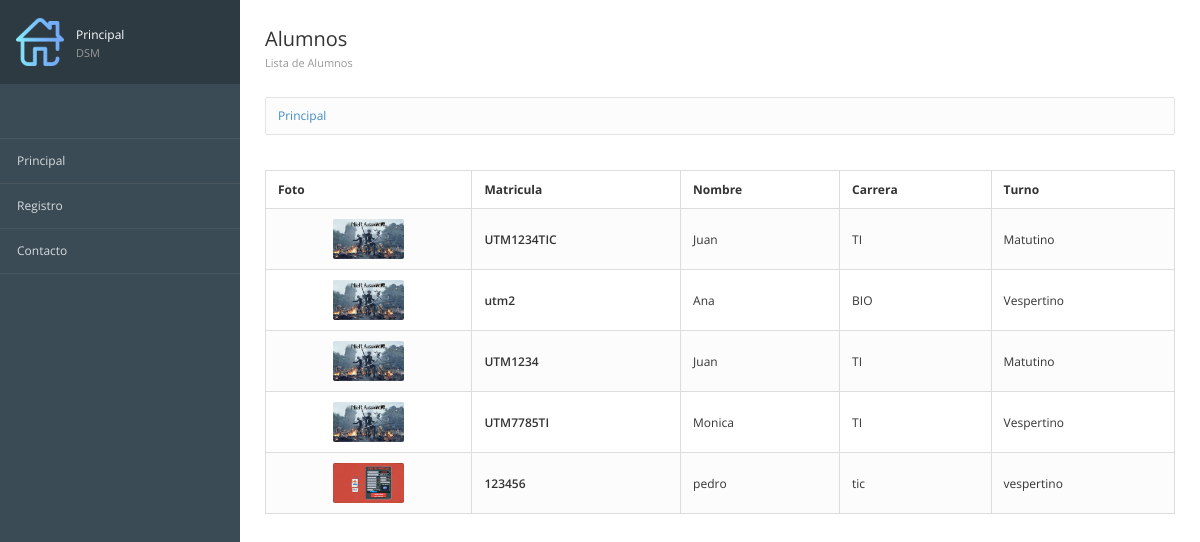
The page / on the database its author committed.
### registros/models.py (models this page shows, shortened)
class Alumnos(models.Model):
    matricula=models.CharField(max_length=12,verbose_name="Mat")
    nombre=models.TextField()
    carrera=models.TextField()
    turno=models.CharField(max_length=10)
    imagen=models.ImageField(null=True,upload_to="fotos",verbose_name="Fotografia")
    created=models.DateTimeField(auto_now_add=True)
    updated=models.DateTimeField(auto_now_add=True)
    class Meta:
        verbose_name='Alumno'
        verbose_name_plural='Alumnos'
        ordering = ["-created"]

### registros/views.py (the view)
# urls.py: path('',views_registros.registros, name="Principal"),
def registros(request):
    alumnos=Alumnos.objects.all()
    return render(request,"registros/principal.html",{'alumnos':alumnos})

### inicio/templates/registros/principal.html (shortened to what this page needs)
{% extends "inicio/encabezado.html" %}
{% block imagen %}
	{% load static %}
	{%static 'inicio/images/home.png'%}
{% endblock %}
{% block pag %}Principal {% endblock %}
			{% block encabezado %}
			<h3>Alumnos
				<small>Lista de Alumnos </small></h3>
			{% endblock %}
{% block contenido %}
<table class="table table-bordered table-striped">
    <thead>
        <tr>
            <th>Foto</th>
            <th>Matricula</th>
            <th>Nombre</th>
            <th>Carrera</th>
            <th>Turno</th>
        </tr>
    </thead>
	<tbody>
		{% for alumno in alumnos %}
		<tr>
			<td class="text-center">
				<img src="{{ alumno.imagen.url }}" alt="" class="img-media">
			</td>
			<td class="text-semibold">{{ alumno.matricula }}</td>
			<td class="muted">{{ alumno.nombre }}</td>
			<td class="muted">{{ alumno.carrera }}</td>
			<td class="muted">{{ alumno.turno }}</td>
		</tr>
		{% endfor %}
	</tbody>
</table>
{% endblock %}

### inicio/static/inicio/css/londinium-theme.css (style rules this page uses)
html { height: 100%; }
body { font-family: 'Open Sans', sans-serif; font-size: 12px; position: relative; min-height: 100%; }
h1, h2, h3, h4, h5, h6, .h1, .h2, .h3, .h4, .h5, .h6 { font-weight: 600; line-height: 1.42857143; margin-top: 0; }
h3, .h3 { font-size: 20px; }
.text-semibold { font-weight: 600; }
.img-media { height: 40px; border-radius: 2px; }
.page-header small { display: block; font-size: 11px; color: #999; margin: 8px 0 0 0; }
.page-title h3 { padding: 29px 0; margin: 0; font-weight: 400; line-height: 20px; }
.table { margin-bottom: 0; }
.table > thead > tr > th { border-bottom-width: 1px; outline: 0; }
.table > thead > tr > th, .table > tbody > tr > th, .table > tfoot > tr > th, .table > thead > tr > td, .table > tbody > tr > td, .table > tfoot > tr > td { vertical-align: middle; padding: 10px 12px; }
.table-striped > tbody > tr:nth-child(odd) > td, .table-striped > tbody > tr:nth-child(odd) > th, .table-hover > tbody > tr:hover > td, .table-hover > tbody > tr:hover > th { background-color: #fcfcfc; }

### rows shown on the page
Alumnos: imagen (picture), matricula "UTM1234TIC", nombre "Juan", carrera "TI", turno "Matutino"
Alumnos: imagen (picture), matricula "utm2", nombre "Ana", carrera "BIO", turno "Vespertino"
Alumnos: imagen (picture), matricula "UTM1234", nombre "Juan", carrera "TI", turno "Matutino"
Alumnos: imagen (picture), matricula "UTM7785TI", nombre "Monica", carrera "TI", turno "Vespertino"
Alumnos: imagen (picture), matricula "123456", nombre "pedro", carrera "tic", turno "vespertino"
